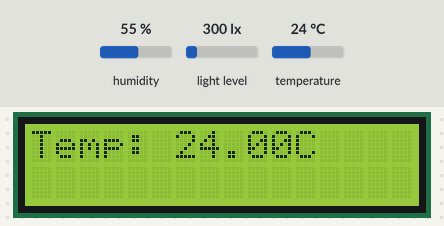
The sketch below on a simulated ESP32. Shown: 16×2 character LCD. Inputs (shaded band) come from the test bench; at power-on: humidity 55 %, light level 300 lx, temperature 24 °C. WiFi joins after 1.5 s; servers stay silent unless stated; uploads are accepted with an empty reply; what the sketch prints to the serial monitor is not drawn.

Above: at 5.9 s.
6.0 s: humidity set to 22 %
At 7.8 s:
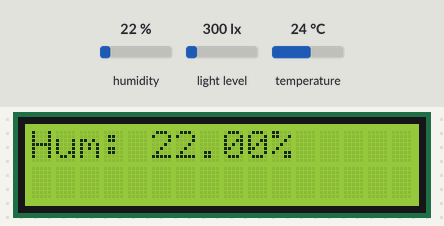
16.8 s: light level set to 40 lx
At 21.9 s:
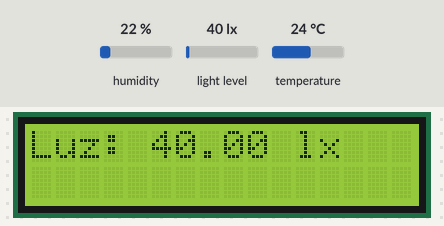
24.2 s: temperature set to 12 °C
At 29.4 s:
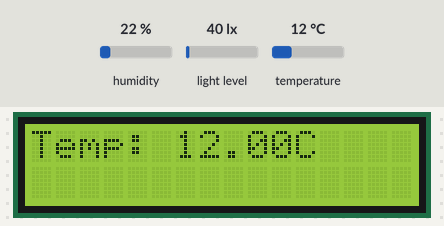
32.2 s: light level set to 500 lx
At 33.5 s:
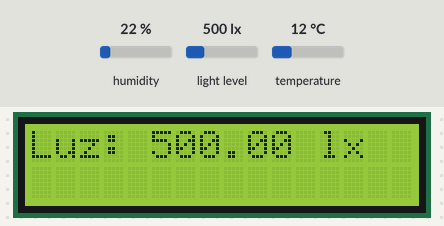
36.7 s: humidity set to 40 %
At 43.4 s:
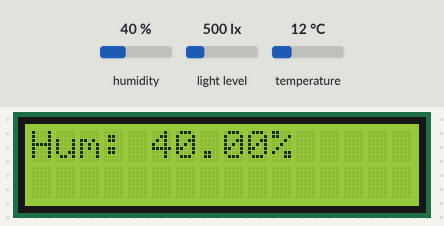
46.2 s: light level set to 1000 lx
At 52.1 s:
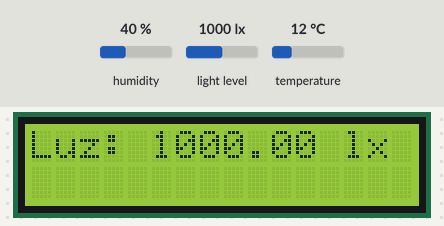
Timing chart, 0 to 53.6 s (numbered marks = the images above; inputs shaded):
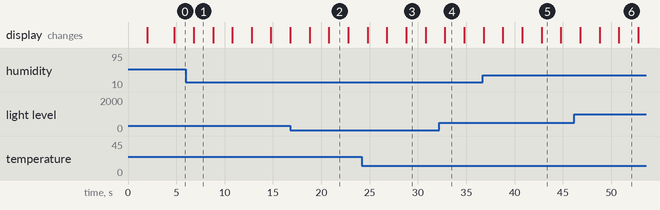

Measured:
- what the display in image 1 shows lasts 2.0 s, from 6.8 s to 8.8 s

The sketch:

GerminadorLabV2.0.ino
```cpp
#include <WiFi.h>        // Librería WiFi para ESP32
#include <HTTPClient.h>   // Librería HTTP para hacer peticiones POST
#include <Wire.h>         // Librería I2C para el sensor BH1750
#include <BH1750.h>       // Librería para el sensor de luz BH1750
#include <DHT.h>
#include <LiquidCrystal_I2C.h> // Biblioteca para el LCD I2C

#define DHTPIN 4           // Pin conectado al DHT22
#define DHTTYPE DHT22      // Definir tipo de sensor como DHT22

// Crear objeto DHT
DHT dht(DHTPIN, DHTTYPE);

// Crear objeto para el LCD (dirección I2C, columnas, filas)
LiquidCrystal_I2C lcd(0x27, 16, 2); // Cambia 0x27 por la dirección de tu LCD si es necesario

// Definir credenciales de la red WiFi
const char* ssid = "US_CICATA";
const char* password = "USCICATA2024";

// Variables para lectura de sensores
float t;
float h;
float lux;

// Crear objeto BH1750
BH1750 lightMeter;

// Variables para la lectura de humedad del suelo
const int HUMSUEL_PIN = 34; // Pin de la humedad del suelo
float humedadSuavizada = 0;  // Variable para almacenar humedad suavizada
float factorSuavizado = 0.1;  // Factor de suavizado

// Variables para el control de la pantalla
unsigned long tiempoAnterior = 0; // Tiempo anterior para la actualización de pantalla
const long intervalo = 2000; // Intervalo de 2 segundos
int pantallaActual = 0; // Estado de la pantalla para alternar entre datos

// Variables para el envío de datos
unsigned long tiempoEnvioDatos = 0; // Tiempo anterior para el envío de datos
const long intervaloEnvio = 900000; // Intervalo de 15 minutos en milisegundos

bool primerEnvioRealizado = false; // Bandera para controlar el primer envío inmediato

void setup() {
  Serial.begin(115200);
  Serial.println(F("Iniciando sistema BH1750 y DHT22..."));

  // Iniciar sensor DHT22
  dht.begin();
  Serial.println(F("Sensor DHT22 iniciado correctamente"));

  // Inicializar I2C para el BH1750
  Wire.begin(21, 22);  // Pines SDA y SCL del ESP32

  // Iniciar el sensor BH1750
  if (lightMeter.begin(BH1750::CONTINUOUS_HIGH_RES_MODE)) {
    Serial.println(F("Sensor BH1750 iniciado correctamente"));
  } else {
    Serial.println(F("Error al iniciar el sensor BH1750"));
    while (1);
  }

  // Esperar 2 segundos para dar tiempo al sensor a estabilizarse
  delay(2000);

  // Realizar una lectura inicial para descartar el primer dato
  lux = lightMeter.readLightLevel();
  Serial.print("Lectura inicial de luz descartada: ");
  Serial.println(lux);

  // Iniciar el LCD
  lcd.begin(16, 2); // Iniciar el LCD con 16 columnas y 2 filas
  lcd.backlight();  // Encender la luz de fondo del LCD

  // Conectar a la red WiFi
  WiFi.begin(ssid, password);
  Serial.print("Conectando a WiFi");
  while (WiFi.status() != WL_CONNECTED) {
    delay(500);
    Serial.print(".");
  }
  Serial.println("\nConexión WiFi establecida");
  Serial.print("IP local: ");
  Serial.println(WiFi.localIP());

  // Enviar datos inmediatamente después de iniciar
  EnvioDatos();
  primerEnvioRealizado = true;

  // Esperar un segundo antes de la primera lectura
  delay(1000);
}

void loop() {
  // Obtener el tiempo actual
  unsigned long tiempoActual = millis();

  // Verifica si ha pasado el intervalo deseado para actualizar la pantalla
  if (tiempoActual - tiempoAnterior >= intervalo) {
    // Actualiza el tiempo anterior
    tiempoAnterior = tiempoActual;

    // Alterna entre mostrar temperatura, humedad, humedad del suelo y luminosidad
    if (pantallaActual == 0) {
      // Leer y mostrar temperatura
      float temp = dht.readTemperature();
      if (!isnan(temp)) {
        lcd.clear();
        lcd.setCursor(0, 0);
        lcd.print("Temp: ");
        lcd.print(temp);
        lcd.print("C  ");

        Serial.print("Temperatura: ");
        Serial.print(temp);
        Serial.println(" *C");
      }
      pantallaActual = 1;
    } else if (pantallaActual == 1) {
      // Leer y mostrar humedad del aire
      float humidity = dht.readHumidity();
      if (!isnan(humidity)) {
        lcd.clear();
        lcd.setCursor(0, 0);
        lcd.print("Hum: ");
        lcd.print(humidity);
        lcd.print("%  ");

        Serial.print("Humedad: ");
        Serial.print(humidity);
        Serial.println(" %");
      }
      pantallaActual = 2; // Mostrar luminosidad después de la humedad del aire
    } else if (pantallaActual == 2) {
      // Leer y mostrar luminosidad
      lux = lightMeter.readLightLevel();
      if (lux > 0) { // Asegúrate de que la lectura no sea 0
        lcd.clear();
        lcd.setCursor(0, 0);
        lcd.print("Luz: ");
        lcd.print(lux);
        lcd.print(" lx");

        Serial.print("Luz: ");
        Serial.print(lux);
        Serial.println(" lx");
      } else {
        lcd.clear();
        lcd.setCursor(0, 0);
        lcd.print("Luz: No data");
        Serial.println("Error: Luz no disponible");
      }
      pantallaActual = 0; // Reiniciar el ciclo de pantallas
    }
  }

  // Enviar datos mediante POST a un servidor cada 15 minutos
  if (primerEnvioRealizado && tiempoActual - tiempoEnvioDatos >= intervaloEnvio) {
    EnvioDatos();
    tiempoEnvioDatos = tiempoActual; // Actualizar tiempo de envío de datos
  }
}

// Función para enviar datos mediante POST a un servidor
void EnvioDatos() {
  if (WiFi.status() == WL_CONNECTED) {
    HTTPClient http;  // Crear el objeto HTTP
    String datos_a_enviar = "luminosidad=" + String(lux) + "&temperatura=" + String(dht.readTemperature()) + "&humedad=" + String(dht.readHumidity());

    Serial.println("Datos que se enviarán: " + datos_a_enviar);

    // Cambiar por la URL de tu servidor
    http.begin("http://samayoaprojects.com.mx/Post_G1.php");
    http.addHeader("Content-Type", "application/x-www-form-urlencoded"); // Definir tipo de contenido

    int codigo_respuesta = http.POST(datos_a_enviar); // Enviar los datos por POST

    // Comprobar el código de respuesta HTTP
    if (codigo_respuesta > 0) {
      Serial.println("Código HTTP: " + String(codigo_respuesta));
      if (codigo_respuesta == 200) {
        String cuerpo_respuesta = http.getString();
        Serial.println("Respuesta del servidor: ");
        Serial.println(cuerpo_respuesta);
      }
    } else {
      Serial.print("Error en el envío POST, código: ");
      Serial.println(codigo_respuesta);
    }

    http.end(); // Liberar recursos
  } else {
    Serial.println("Error en la conexión WiFi");
  }
}
```
